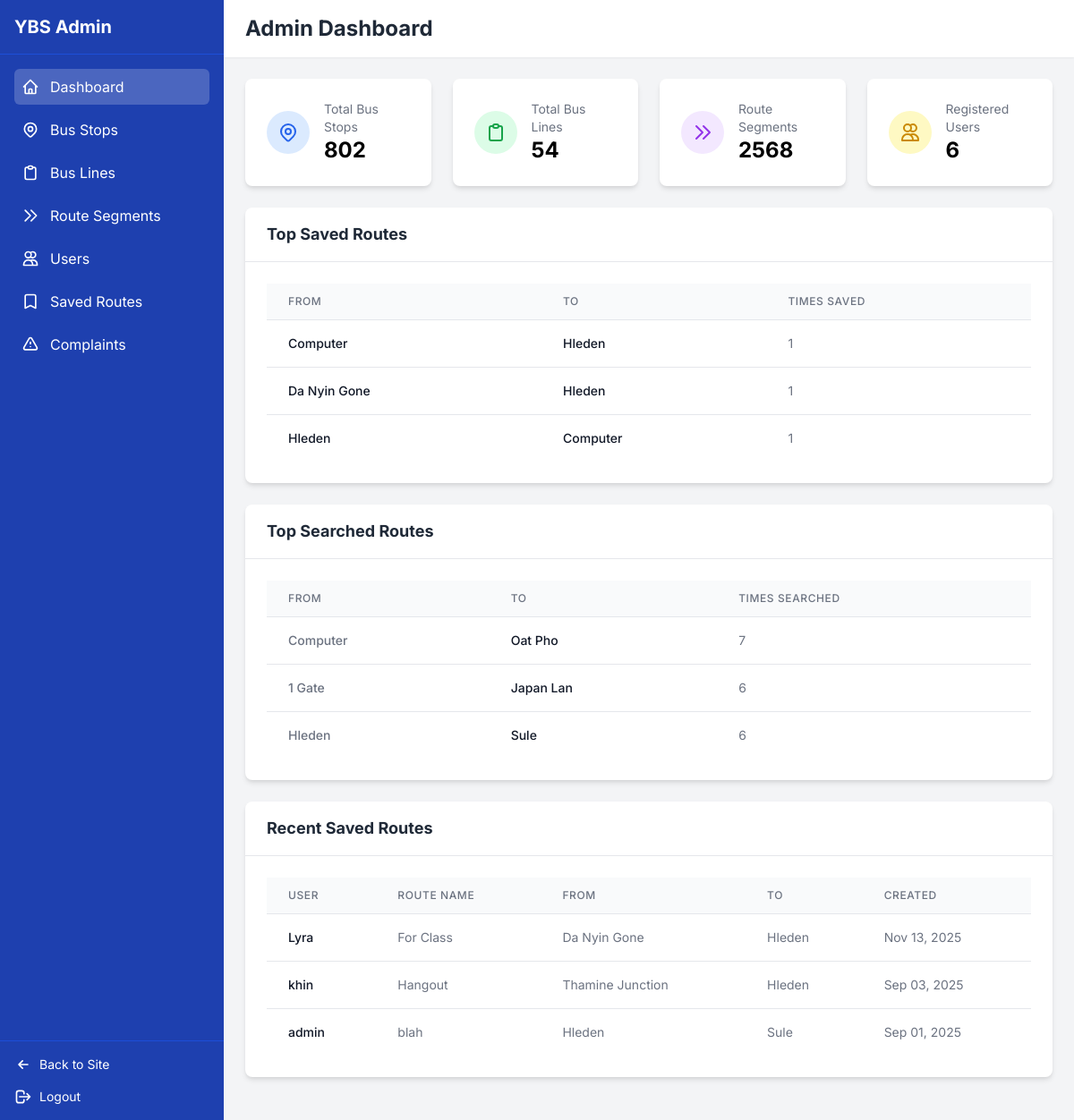
Before: /admin-dashboard/ (signed in) with the older database file.
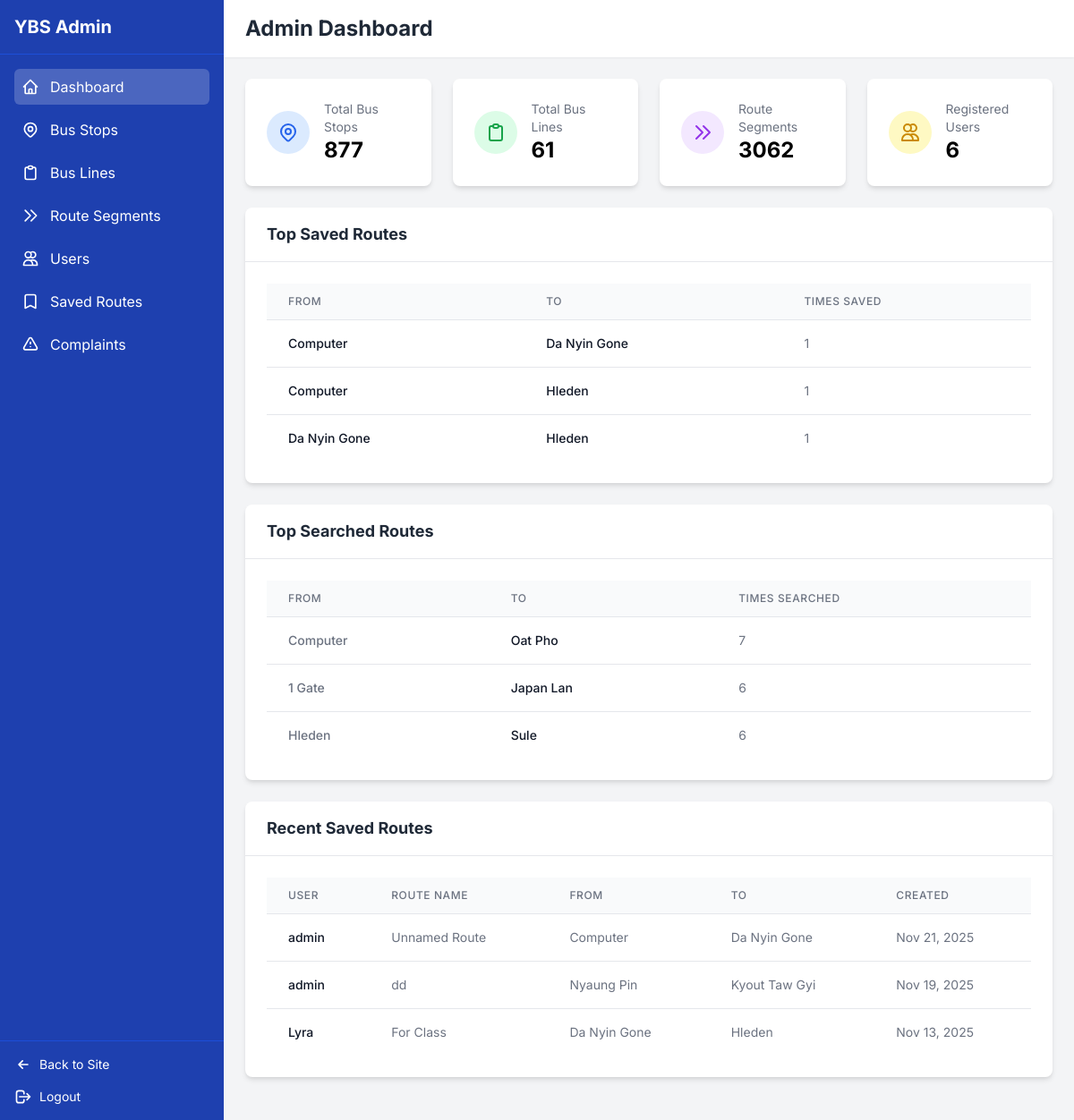
After: the same page with the newer database file.
### bus_routes/models.py (models this page shows, shortened)
class SavedRoute(models.Model):
    user = models.ForeignKey(User, on_delete=models.CASCADE, related_name='saved_routes')
    start_stop = models.ForeignKey(BusStop, on_delete=models.CASCADE, related_name='routes_as_start')
    end_stop = models.ForeignKey(BusStop, on_delete=models.CASCADE, related_name='routes_as_end')
    name = models.CharField(max_length=100, blank=True, null=True)
    created_at = models.DateTimeField(auto_now_add=True)
    class Meta:
        verbose_name = "Saved Route"
        verbose_name_plural = "Saved Routes"
        ordering = ['-created_at']

class BusStop(models.Model):
    name_mm = models.CharField(max_length=255, verbose_name="Stop Name (Myanmar)")
    name_en = models.CharField(max_length=255, verbose_name="Stop Name (English)")
    road_name_mm = models.CharField(max_length=255, blank=True, null=True, verbose_name="Road Name (Myanmar)")
    road_name_en = models.CharField(max_length=255, blank=True, null=True, verbose_name="Road Name (English)")
    latitude = models.DecimalField(max_digits=9, decimal_places=6, null=True, blank=True, verbose_name="Latitude")
    longitude = models.DecimalField(max_digits=9, decimal_places=6, null=True, blank=True, verbose_name="Longitude")
    class Meta:
        verbose_name = "Bus Stop"
        verbose_name_plural = "Bus Stops"
        unique_together = (('name_mm', 'road_name_mm'), ('name_en', 'road_name_en'))

### bus_routes/views.py (the view)
# urls.py: path('admin-dashboard/', views.admin_dashboard, name='admin_dashboard'),
@user_passes_test(is_admin)
def admin_dashboard(request):
    bus_stops_count = BusStop.objects.count()
    bus_lines_count = BusLine.objects.count()
    route_segments_count = RouteSegment.objects.count()
    users_count = User.objects.count()
    recent_saved_routes = SavedRoute.objects.all().order_by('-created_at')[:10]
    stops_missing_coords = BusStop.objects.filter(Q(latitude__isnull=True) | Q(longitude__isnull=True))[:10]
    top_saved_routes = SavedRoute.objects.values(
        'start_stop__name_en', 'end_stop__name_en'
    ).annotate(
        saved_count=Count('id')
    ).order_by('-saved_count')[:10]
    top_searched_routes = RouteSearch.objects.values(
        'start_stop__name_en', 'end_stop__name_en'
    ).annotate(
        search_count=Count('id')
    ).order_by('-search_count')[:10]
    context = {
        'active_tab': 'dashboard',
        'bus_stops_count': bus_stops_count,
        'bus_lines_count': bus_lines_count,
        'route_segments_count': route_segments_count,
        'users_count': users_count,
        'recent_saved_routes': recent_saved_routes,
        'stops_missing_coords': stops_missing_coords,
        'top_saved_routes': top_saved_routes,
        'top_searched_routes': top_searched_routes,
    }
    return render(request, 'admin_dashboard.html', context)

### bus_routes/views.py (called while the page is built)
def is_admin(user):
    return user.is_authenticated and user.is_staff

### templates/admin_dashboard.html (shortened to what the changed rows need)
<!DOCTYPE html>
<html lang="en">
<head>
    {% load static %}
    <script src="https://cdn.tailwindcss.com"></script>
</head>
<body>
    <div class="flex h-screen overflow-hidden">
        <div class="sidebar bg-blue-800 text-white flex flex-col mobile-hidden md:translate-x-0" id="sidebar">
            <div class="p-4 border-b border-blue-700 flex justify-between items-center">
                <h1 class="text-xl font-bold">YBS Admin</h1>
            </div>
        </div>
        <div class="content flex-1 overflow-y-auto w-full">
            <header class="bg-white shadow-sm sticky top-0 z-30">
                <div class="px-4 sm:px-6 py-4 flex items-center justify-between">
                    <h1 class="text-xl sm:text-2xl font-bold text-gray-800">{% block header_title %}Admin Dashboard{% endblock %}</h1>
                </div>
            </header>
            <main class="p-4 sm:p-6">
                {% block content %}
                <div class="grid grid-cols-1 sm:grid-cols-2 lg:grid-cols-4 gap-4 sm:gap-6 mb-4 sm:mb-6">
                    <div class="card bg-white p-4 sm:p-6 stat-card">
                        <div class="flex items-center">
                            <div>
                                <p class="text-gray-500 text-xs sm:text-sm">Total Bus Stops</p>
                                <p class="text-xl sm:text-2xl font-bold">{{ bus_stops_count }}</p>
                            </div>
                        </div>
                    </div>
                    <div class="card bg-white p-4 sm:p-6 stat-card">
                        <div class="flex items-center">
                            <div>
                                <p class="text-gray-500 text-xs sm:text-sm">Total Bus Lines</p>
                                <p class="text-xl sm:text-2xl font-bold">{{ bus_lines_count }}</p>
                            </div>
                        </div>
                    </div>
                    <div class="card bg-white p-4 sm:p-6 stat-card">
                        <div class="flex items-center">
                            <div>
                                <p class="text-gray-500 text-xs sm:text-sm">Route Segments</p>
                                <p class="text-xl sm:text-2xl font-bold">{{ route_segments_count }}</p>
                            </div>
                        </div>
                    </div>
                </div>
                <div class="card bg-white overflow-hidden mb-4 sm:mb-6">
                    <div class="px-4 sm:px-6 py-4 border-b border-gray-200">
                        <h2 class="font-bold text-gray-800 text-base sm:text-lg">Top Saved Routes</h2>
                    </div>
                    <div class="p-4 sm:p-6">
                        <div class="table-responsive">
                            <table class="min-w-full divide-y divide-gray-200">
                                <thead class="bg-gray-50">
                                    <tr>
                                        <th scope="col" class="px-3 sm:px-6 py-3 text-left text-xs font-medium text-gray-500 uppercase tracking-wider">From</th>
                                        <th scope="col" class="px-3 sm:px-6 py-3 text-left text-xs font-medium text-gray-500 uppercase tracking-wider">To</th>
                                        <th scope="col" class="px-3 sm:px-6 py-3 text-left text-xs font-medium text-gray-500 uppercase tracking-wider">Times Saved</th>
                                    </tr>
                                </thead>
                                <tbody class="bg-white divide-y divide-gray-200">
                                    {% for route in top_saved_routes|slice:":3" %}
                                    <tr>
                                        <td class="px-3 sm:px-6 py-4 text-sm font-medium text-gray-900">
                                            <div class="truncate max-w-xs">{{ route.start_stop__name_en }}</div>
                                        </td>
                                        <td class="px-3 sm:px-6 py-4 text-sm font-medium text-gray-900">
                                            <div class="truncate max-w-xs">{{ route.end_stop__name_en }}</div>
                                        </td>
                                        <td class="px-3 sm:px-6 py-4 whitespace-nowrap text-sm text-gray-500">
                                            {{ route.saved_count }}
                                        </td>
                                    </tr>
                                    {% empty %}
                                    <tr>
                                        <td colspan="3" class="px-3 sm:px-6 py-4 text-sm text-gray-500 text-center">No saved routes yet.</td>
                                    </tr>
                                    {% endfor %}
                                </tbody>
                            </table>
                        </div>
                    </div>
                </div>
                <div class="card bg-white overflow-hidden mb-4 sm:mb-6">
                    <div class="px-4 sm:px-6 py-4 border-b border-gray-200">
                        <h2 class="font-bold text-gray-800 text-base sm:text-lg">Top Searched Routes</h2>
                    </div>
                    <div class="p-4 sm:p-6">
                        <div class="table-responsive">
                            <table class="min-w-full divide-y divide-gray-200">
                                <thead class="bg-gray-50">
                                    <tr>
                                        <th scope="col" class="px-3 sm:px-6 py-3 text-left text-xs font-medium text-gray-500 uppercase tracking-wider">From</th>
                                        <th scope="col" class="px-3 sm:px-6 py-3 text-left text-xs font-medium text-gray-500 uppercase tracking-wider">To</th>
                                        <th scope="col" class="px-3 sm:px-6 py-3 text-left text-xs font-medium text-gray-500 uppercase tracking-wider">Times Searched</th>
                                    </tr>
                                </thead>
                                <tbody class="bg-white divide-y divide-gray-200">
                                    {% for search in top_searched_routes|slice:":3" %}
                                    <tr>
                                        <td class="px-3 sm:px-6 py-4 text-sm font-medium text-gray-500">
                                            <div class="truncate max-w-xs">{{ search.start_stop__name_en }}</div>
                                        </td>
                                        <td class="px-3 sm:px-6 py-4 text-sm font-medium text-gray-900">
                                            <div class="truncate max-w-xs">{{ search.end_stop__name_en }}</div>
                                        </td>
                                        <td class="px-3 sm:px-6 py-4 whitespace-nowrap text-sm text-gray-500">
                                            {{ search.search_count }}
                                        </td>
                                    </tr>
                                    {% empty %}
                                    <tr>
                                        <td colspan="3" class="px-3 sm:px-6 py-4 text-sm text-gray-500 text-center">No search data yet.</td>
                                    </tr>
                                    {% endfor %}
                                </tbody>
                            </table>
                        </div>
                    </div>
                </div>
                <div class="card bg-white overflow-hidden mb-4 sm:mb-6">
                    <div class="px-4 sm:px-6 py-4 border-b border-gray-200">
                        <h2 class="font-bold text-gray-800 text-base sm:text-lg">Recent Saved Routes</h2>
                    </div>
                    <div class="p-4 sm:p-6">
                        <div class="table-responsive">
                            <table class="min-w-full divide-y divide-gray-200">
                                <thead class="bg-gray-50">
                                    <tr>
                                        <th scope="col" class="px-3 sm:px-6 py-3 text-left text-xs font-medium text-gray-500 uppercase tracking-wider">User</th>
                                        <th scope="col" class="px-3 sm:px-6 py-3 text-left text-xs font-medium text-gray-500 uppercase tracking-wider hidden sm:table-cell">Route Name</th>
                                        <th scope="col" class="px-3 sm:px-6 py-3 text-left text-xs font-medium text-gray-500 uppercase tracking-wider">From</th>
                                        <th scope="col" class="px-3 sm:px-6 py-3 text-left text-xs font-medium text-gray-500 uppercase tracking-wider">To</th>
                                        <th scope="col" class="px-3 sm:px-6 py-3 text-left text-xs font-medium text-gray-500 uppercase tracking-wider hidden md:table-cell">Created</th>
                                    </tr>
                                </thead>
                                <tbody class="bg-white divide-y divide-gray-200">
                                    {% for route in recent_saved_routes|slice:":3" %}
                                    <tr>
                                        <td class="px-3 sm:px-6 py-4 text-sm font-medium text-gray-900">
                                            <div class="truncate max-w-xs">{{ route.user.username }}</div>
                                        </td>
                                        <td class="px-3 sm:px-6 py-4 text-sm text-gray-500 hidden sm:table-cell">
                                            <div class="truncate max-w-xs">{{ route.name|default:"Unnamed Route" }}</div>
                                        </td>
                                        <td class="px-3 sm:px-6 py-4 text-sm text-gray-500">
                                            <div class="truncate max-w-xs">{{ route.start_stop.name_en }}</div>
                                        </td>
                                        <td class="px-3 sm:px-6 py-4 text-sm text-gray-500">
                                            <div class="truncate max-w-xs">{{ route.end_stop.name_en }}</div>
                                        </td>
                                        <td class="px-3 sm:px-6 py-4 whitespace-nowrap text-sm text-gray-500 hidden md:table-cell">{{ route.created_at|date:"M d, Y" }}</td>
                                    </tr>
                                    {% empty %}
                                    <tr>
                                        <td colspan="5" class="px-3 sm:px-6 py-4 text-sm text-gray-500 text-center">No saved routes yet</td>
                                    </tr>
                                    {% endfor %}
                                </tbody>
                            </table>
                        </div>
                    </div>
                </div>
                {% endblock %}
            </main>
        </div>
    </div>
</body>
</html>

Changed rows visible on the page:
no longer on this page (row unchanged): SavedRoute: user.username "khin", name "Hangout", start_stop.name_en "Thamine Junction", end_stop.name_en "Hleden", created_at "Sep 03, 2025"
no longer on this page (row unchanged): SavedRoute: user.username "admin", name "blah", start_stop.name_en "Hleden", end_stop.name_en "Sule", created_at "Sep 01, 2025"
added SavedRoute: user.username "admin", name "Unnamed Route", start_stop.name_en "Computer", end_stop.name_en "Da Nyin Gone", created_at "Nov 21, 2025"
added SavedRoute: user.username "admin", name "dd", start_stop.name_en "Nyaung Pin", end_stop.name_en "Kyout Taw Gyi", created_at "Nov 19, 2025"
Other visible differences:
{{ bus_stops_count }}: "802" → "877"
{{ bus_lines_count }}: "54" → "61"
{{ route_segments_count }}: "2568" → "3062"
new list line: "Computer Da Nyin Gone 1"
list line gone: "Hleden Computer 1"
